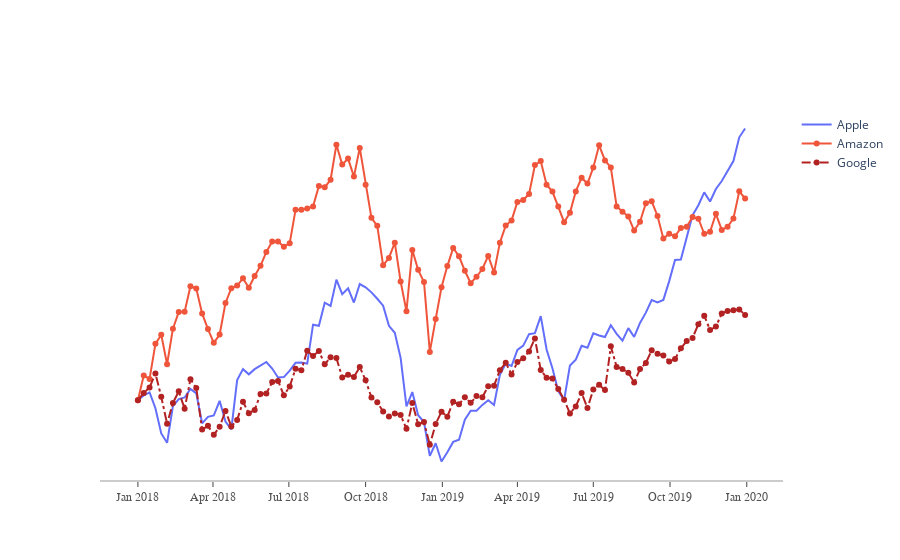

Notebook code for this chart:
### Markdown cell above
Gráfico con modificacion del layout

### Code cell
fig = go.Figure()
fig.add_trace(go.Scatter(x=df_stocks.date, y=df_stocks.AAPL,
                         mode='lines', name='Apple'))
fig.add_trace(go.Scatter(x=df_stocks.date, y=df_stocks.AMZN,
                         mode='lines+markers', name='Amazon'))
fig.add_trace(go.Scatter(x=df_stocks.date, y=df_stocks.GOOG,
                         mode='lines+markers', name='Google',
                         line=dict(color='firebrick',width=2,
                                   dash='dashdot')))
fig.update_layout(
    xaxis=dict(showline=True, showgrid=False, showticklabels=True,
               linecolor='rgb(204,204,204)', linewidth=2, ticks='outside',
               tickfont=dict(family='Arial', size=12, color='rgb(82,82,82)')
               ),
               yaxis=dict(showgrid=False, zeroline=False, showline=False,
                          showticklabels=False                   
               ),
               autosize=False,
               margin=dict(
                   autoexpand=True,l=100, r=20, t=110),
                           showlegend=True, plot_bgcolor='white'
        )
